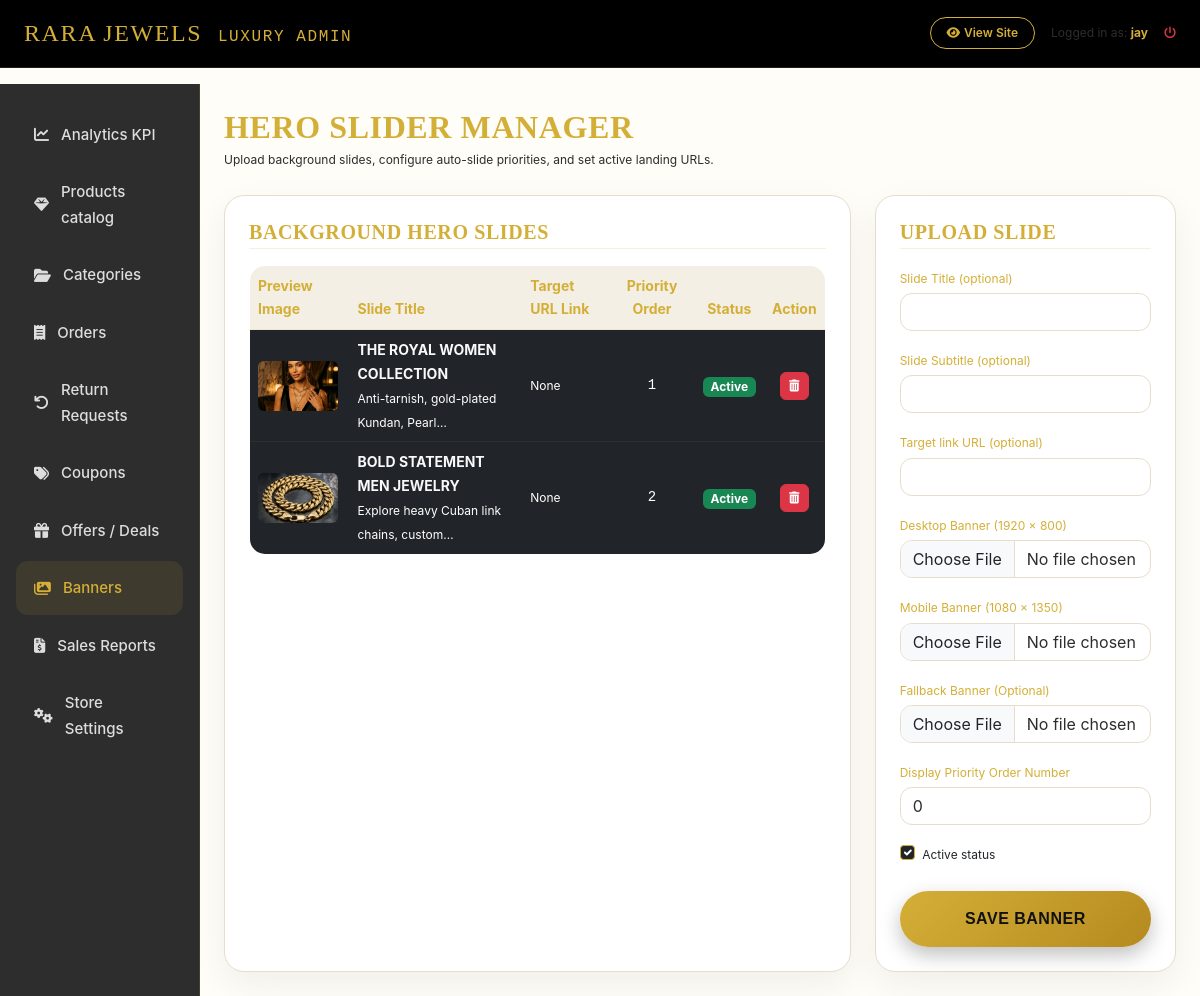
The page /luxury-admin/banners/ (signed in) on the database as committed earlier.
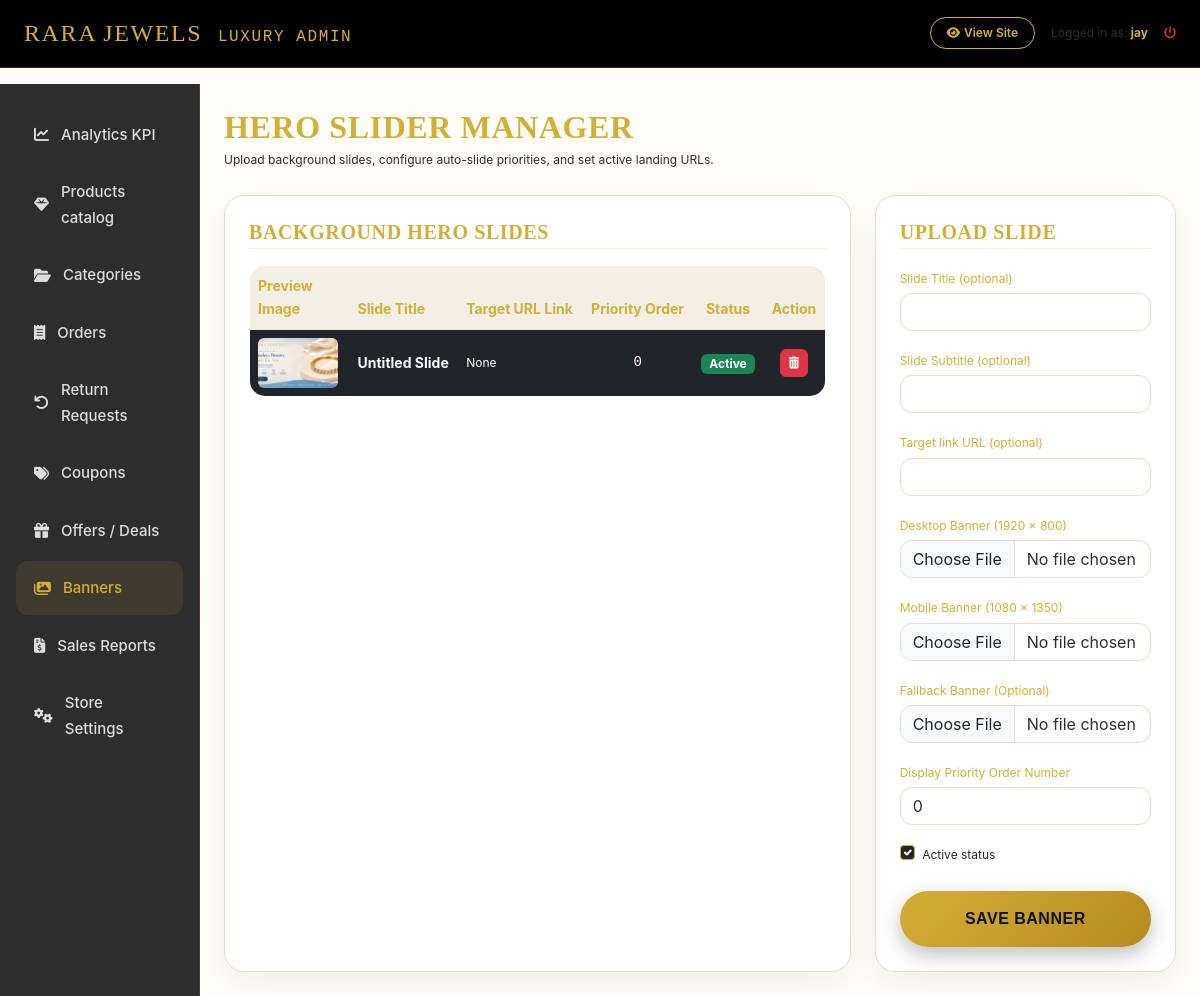
The same page on the database as committed later.
### accounts/models.py (models this page shows, shortened)
class User(AbstractBaseUser, PermissionsMixin):
    email = models.EmailField(unique=True)
    name = models.CharField(max_length=255)
    mobile = models.CharField(max_length=15)
    is_active = models.BooleanField(default=True)
    is_staff = models.BooleanField(default=False)
    date_joined = models.DateTimeField(default=timezone.now)
    objects = CustomUserManager()
    USERNAME_FIELD = 'email'
    REQUIRED_FIELDS = ['name', 'mobile']

### shop/models.py (models this page shows, shortened)
class Banner(models.Model):
    title = models.CharField(max_length=200, blank=True)
    subtitle = models.CharField(max_length=250, blank=True)
    image = models.ImageField(upload_to='banners/')
    desktop_image = models.ImageField(
    upload_to='banners/',
    blank=True,
    null=True
)
    mobile_image = models.ImageField(
        upload_to='banners/',
        blank=True,
        null=True
    )
    link_url = models.CharField(max_length=255, blank=True)
    order = models.IntegerField(default=0)
    active = models.BooleanField(default=True)
    class Meta:
        ordering = ['order', 'id']

### shop/admin_views.py (the view)
# urls.py: path('luxury-admin/banners/', admin_views.admin_banners_view, name='admin_banners'),
@superuser_required
def admin_banners_view(request):
    banners = Banner.objects.all().order_by('order', 'id')
    form = BannerForm()
    if request.method == 'POST':
        form = BannerForm(request.POST, request.FILES)
        if form.is_valid():
            form.save()
            messages.success(request, "Hero slider banner added.")
            return redirect('shop:admin_banners')
    return render(request, 'admin_dashboard/banners.html', {'banners': banners, 'form': form})

### shop/admin_views.py (called while the page is built)
def superuser_required(view_func):
    return user_passes_test(
        lambda u: u.is_authenticated and u.is_superuser,
        login_url='accounts:login'
    )(view_func)

### shop/context_processors.py (called while the page is built)
def store_context(request):
    parent_categories = Category.objects.filter(parent=None).prefetch_related('subcategories')
    cart_items_count = 0
    cart = None
    if request.user.is_authenticated:
        cart = Cart.objects.filter(user=request.user).first()
    else:
        session_key = request.session.session_key
        if session_key:
            cart = Cart.objects.filter(session_id=session_key).first()
    if cart:
        cart_items_count = cart.items_count
    wishlist_count = 0
    if request.user.is_authenticated:
        wishlist_count = Wishlist.objects.filter(user=request.user).count()
    settings_obj = StoreSetting.get_settings()
    return {
        'nav_categories': parent_categories,
        'cart_count': cart_items_count,
        'wishlist_count': wishlist_count,
        'store_settings': settings_obj,
        'current_year': timezone.now().year
    }

### shop/models.py (called while the page is built)
    @classmethod
    def get_settings(cls):
        obj, created = cls.objects.get_or_create(id=1)
        return obj

### templates/admin_dashboard/banners.html (shortened to what this page needs)
{% extends 'admin_dashboard/base_admin.html' %}
{% load static %}
{% block admin_content %}
<div class="d-flex justify-content-between align-items-center mb-4">
    <div>
        <h2 class="playfair-font text-gold mb-1">HERO SLIDER MANAGER</h2>
        <p class="text-xs text-light-dim mb-0">Upload background slides, configure auto-slide priorities, and set active landing URLs.</p>
    </div>
</div>
<div class="row g-4">
    <div class="col-lg-8">
        <div class="glass-card p-4 h-100">
            <h5 class="playfair-font text-gold mb-3 border-bottom border-gold-dim pb-1">BACKGROUND HERO SLIDES</h5>
            <div class="table-responsive">
                <table class="table table-dark table-luxury m-0 text-sm align-middle">
                    <thead>
                        <tr>
                            <th>Preview Image</th>
                            <th>Slide Title</th>
                            <th>Target URL Link</th>
                            <th class="text-center">Priority Order</th>
                            <th class="text-center">Status</th>
                            <th class="text-center">Action</th>
                        </tr>
                    </thead>
                    <tbody>
                        {% for b in banners %}
                        <tr>
                            <td style="width: 100px;">
                                  <img src="{% if b.desktop_image %}{{ b.desktop_image.url }}{% else %}{{ b.image.url }}{% endif %}" class="rounded" style="width:80px;height:50px;object-fit:cover;border:1px solid var(--glass-border);">
                            </td>
                            <td>
                                <strong class="text-light">{{ b.title|default:"Untitled Slide" }}</strong><br>
                                <span class="text-xs text-light-dim">{{ b.subtitle|truncatechars:40 }}</span>
                            </td>
                            <td class="text-xs text-light-dim">{{ b.link_url|default:"None" }}</td>
                            <td class="text-center font-monospace">{{ b.order }}</td>
                            <td class="text-center">
                                <span class="badge {% if b.active %}bg-success{% else %}bg-secondary{% endif %} px-2 py-1 text-xs">
                                    {% if b.active %}Active{% else %}Inactive{% endif %}
                                </span>
                            </td>
                            <td class="text-center">
                                <a href="{% url 'shop:admin_banner_delete' b.pk %}" class="btn btn-xs btn-danger px-2 py-1 text-xs" title="Delete Slide" onclick="return confirm('Remove this sliding banner?');"><i class="fa-solid fa-trash-can"></i></a>
                            </td>
                        </tr>
                        {% empty %}
                        <tr>
                            <td colspan="6" class="text-center py-4 text-light-dim italic">No hero banners uploaded yet.</td>
                        </tr>
                        {% endfor %}
                    </tbody>
                </table>
            </div>
        </div>
    </div>
    <div class="col-lg-4">
        <div class="glass-card p-4">
            <h5 class="playfair-font text-gold mb-3 border-bottom border-gold-dim pb-1">UPLOAD SLIDE</h5>
            <form method="POST" enctype="multipart/form-data">
                <div class="mb-3">
                    <label class="text-xs text-gold mb-1">Slide Title (optional)</label>
                    {{ form.title }}
                </div>
                <div class="mb-3">
                    <label class="text-xs text-gold mb-1">Slide Subtitle (optional)</label>
                    {{ form.subtitle }}
                </div>
                <div class="mb-3">
                    <label class="text-xs text-gold mb-1">Target link URL (optional)</label>
                    {{ form.link_url }}
                </div>
              <div class="mb-3">
    <label class="text-xs text-gold mb-1">
        Desktop Banner (1920 × 800)
    </label>
    {{ form.desktop_image }}
</div>
<div class="mb-3">
    <label class="text-xs text-gold mb-1">
        Mobile Banner (1080 × 1350)
    </label>
    {{ form.mobile_image }}
</div>
<div class="mb-3">
    <label class="text-xs text-gold mb-1">
        Fallback Banner (Optional)
    </label>
    {{ form.image }}
</div>
                <div class="mb-3">
                    <label class="text-xs text-gold mb-1">Display Priority Order Number</label>
                    {{ form.order }}
                </div>
                <div class="form-check mb-4">
                    {{ form.active }}
                    <label class="form-check-label text-xs text-dark" for="id_active">Active status</label>
                </div>
                <button type="submit" class="btn btn-gold w-100 rounded-pill py-3 font-semibold shadow-gold">
                    SAVE BANNER
                </button>
            </form>
        </div>
    </div>
</div>
{% endblock %}

### templates/admin_dashboard/base_admin.html (shortened to what this page needs)
{% load static %}
<!DOCTYPE html>
<html lang="en">
<head>
    <link href="https://cdn.jsdelivr.net/npm/bootstrap@5.3.0/dist/css/bootstrap.min.css" rel="stylesheet">
    <link rel="stylesheet" href="https://cdnjs.cloudflare.com/ajax/libs/font-awesome/6.4.0/css/all.min.css">
    <link rel="stylesheet" href="{% static 'css/style.css' %}">
</head>
<body class="luxury-bg">
    <nav class="navbar navbar-expand-lg bg-black border-bottom border-gold-dim sticky-top py-2">
        <div class="container-fluid px-4">
            <a class="navbar-brand text-gold playfair-font fs-4 tracking-wide" href="{% url 'shop:admin_dashboard' %}">
                RARA JEWELS <span class="fs-6 text-light-dim font-monospace ms-2">LUXURY ADMIN</span>
            </a>
            <div class="d-flex align-items-center gap-3">
                <a href="{% url 'shop:home' %}" class="btn btn-xs btn-outline-gold rounded-pill px-3 text-xs"><i class="fa-solid fa-eye me-1"></i>View Site</a>
                <span class="text-xs text-light-dim">Logged in as: <strong class="text-gold">{{ user.name }}</strong></span>
                <a href="{% url 'accounts:logout' %}" class="text-danger text-xs hover-text-gold"><i class="fa-solid fa-power-off"></i></a>
            </div>
        </div>
    </nav>
    <div class="container-fluid px-0">
        <div class="row g-0">
            <div class="col-md-3 col-lg-2 admin-sidebar py-4 px-3">
                <div class="nav flex-column gap-1">
                    <a class="admin-nav-link" href="{% url 'shop:admin_dashboard' %}" id="nav-dashboard">
                        <i class="fa-solid fa-chart-line"></i>Analytics KPI
                    </a>
                    <a class="admin-nav-link" href="{% url 'shop:admin_products' %}" id="nav-products">
                        <i class="fa-solid fa-gem"></i>Products catalog
                    </a>
                    <a class="admin-nav-link" href="{% url 'shop:admin_categories' %}" id="nav-categories">
                        <i class="fa-solid fa-folder-open"></i>Categories
                    </a>
                    <a class="admin-nav-link" href="{% url 'shop:admin_orders' %}" id="nav-orders">
                        <i class="fa-solid fa-receipt"></i>Orders
                    </a>
                    <a class="admin-nav-link" href="{% url 'shop:admin_returns' %}" id="nav-returns">
                        <i class="fa-solid fa-arrow-rotate-left"></i>Return Requests
                    </a>
                    <a class="admin-nav-link" href="{% url 'shop:admin_coupons' %}" id="nav-coupons">
                        <i class="fa-solid fa-tags"></i>Coupons
                    </a>
                    <a class="admin-nav-link" href="{% url 'shop:admin_offers' %}" id="nav-offers">
                        <i class="fa-solid fa-gift"></i>Offers / Deals
                    </a>
                    <a class="admin-nav-link" href="{% url 'shop:admin_banners' %}" id="nav-banners">
                        <i class="fa-solid fa-images"></i>Banners
                    </a>
                    <a class="admin-nav-link" href="{% url 'shop:admin_reports' %}" id="nav-reports">
                        <i class="fa-solid fa-file-invoice-dollar"></i>Sales Reports
                    </a>
                    <a class="admin-nav-link" href="{% url 'shop:admin_settings' %}" id="nav-settings">
                        <i class="fa-solid fa-gears"></i>Store Settings
                    </a>
                </div>
            </div>
            <div class="col-md-9 col-lg-10 p-4">
                {% block admin_content %}{% endblock %}
            </div>
        </div>
    </div>
</body>
</html>

### static/css/style.css (style rules this page uses)
*, *::before, *::after { box-sizing: border-box; }
:root { --bg-main: #F8F4EC; --bg-section: #FFFDF8; --bg-card: #FFFFFF; --bg-soft: #EFE8DB; --gold: #D4AF37; --gold-dark: #B58A1F; --gold-light: #F4E2A1; --text: #2D2D2D; --text-light: #666666; --shadow: 0 15px 35px rgba(0, 0, 0, .08); --border: #E7DDCC; --font-heading: 'Outfit', sans-serif; --font-brand: 'Playfair Display', serif; --font-body: 'Inter', sans-serif; }
body { background: var(--bg-main); color: var(--text); font-family: var(--font-body); font-size: 15px; line-height: 1.7; overflow-x: hidden; background-repeat: no-repeat; background-size: cover; -webkit-font-smoothing: antialiased; }
.luxury-bg { background: var(--bg-section); }
h1, h2, h3, h4, h5, h6 { font-family: var(--font-heading); font-weight: 600; letter-spacing: .6px; color: #2D2D2D; }
.playfair-font { font-family: var(--font-brand) !important; }
a { color: #D4AF37; text-decoration: none; transition: all .35s ease; }
.text-gold { color: #D4AF37 !important; }
.border-gold { border-color: #D4AF37 !important; }
.border-gold-dim { border-color: rgba(212, 175, 55, .18) !important; }
.tracking-wide { letter-spacing: 1.6px !important; }
.text-xs { font-size: 12px !important; }
.text-sm { font-size: 14px !important; }
.btn-gold { background: linear-gradient(135deg, #D4AF37, #B58A1F); color: #111 !important; border: none; border-radius: 12px; font-family: var(--font-heading); font-weight: 600; letter-spacing: .5px; padding: 12px 24px; transition: all .35s ease; box-shadow: 0 8px 20px rgba(0, 0, 0, .25); }
.btn-outline-gold { background: transparent; color: #D4AF37; border: 1px solid #D4AF37; border-radius: 12px; font-weight: 600; transition: all .35s ease; }
.form-control, .form-select { background: #FFFFFF !important; border: 1px solid #E7DDCC !important; color: #2D2D2D !important; border-radius: 12px; box-shadow: none; }
.form-control::placeholder { color: #999; }
.glass-card { background: #FFFFFF; border: 1px solid #E7DDCC; border-radius: 20px; box-shadow: 0 12px 35px rgba(0, 0, 0, .06); }
.admin-sidebar { background: #2D2D2D; border-right: 1px solid rgba(212, 175, 55, .15); min-height: 100vh; }
.admin-nav-link { display: flex; align-items: center; gap: 12px; padding: 14px 18px; border-radius: 12px; color: #ddd; transition: .35s; font-weight: 500; }
.admin-nav-link:hover, .admin-nav-link.active { background: rgba(212, 175, 55, .10); color: #D4AF37; }
.table-luxury { background: #FFFFFF; border: 1px solid #E7DDCC; color: #2D2D2D; border-radius: 16px; overflow: hidden; }
.table-luxury th { background: #F4EFE4; color: #D4AF37; border-bottom: 1px solid rgba(212, 175, 55, .15); }
.table-luxury td { border-color: rgba(212, 175, 55, .08); }
button, .btn, a { transition: all .3s ease; }
html { scroll-behavior: smooth; overflow-x: hidden; }
img { max-width: 100%; height: auto; display: block; }

Rows that differ between the two databases and show on the page:
removed Banner: image (picture), title "THE ROYAL WOMEN COLLECTION", subtitle "Anti-tarnish, gold-plated Kundan, Pearl…", link_url "None", order "1", active "Active"
removed Banner: image (picture), title "BOLD STATEMENT MEN JEWELRY", subtitle "Explore heavy Cuban link chains, custom…", link_url "None", order "2", active "Active"
added Banner: desktop_image (picture), title "Untitled Slide", link_url "None", order "0", active "Active"
